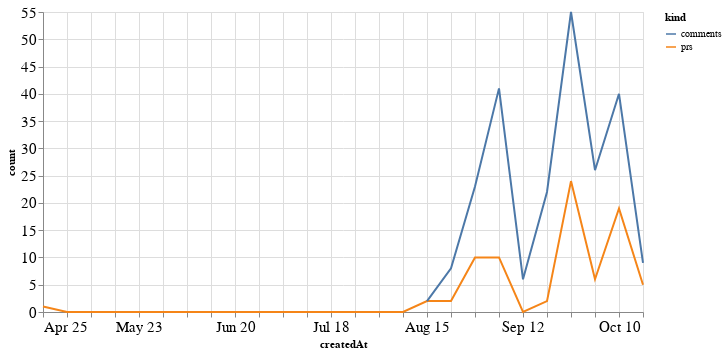

Notebook code for this chart:
### Code cell
alt.Chart(total_time, width=600).mark_line().encode(
    x='createdAt',
    y='count',
    color='kind'
)

### Figure 1 — Vega-Lite specification as saved in the notebook (floating-point values rounded to 4 significant figures)
{"config": {"axisLeft": {"labelFontSize": 15}, "axisBottom": {"labelFontSize": 15}}, "data": {"name": "data-c8064ab954ff0dd577ae75180fab586a"}, "mark": "line", "encoding": {"color": {"type": "nominal", "field": "kind"}, "x": {"type": "temporal", "field": "createdAt"}, "y": {"type": "quantitative", "field": "count"}}, "width": 600, "$schema": "https://vega.github.io/schema/vega-lite/v4.8.1.json", "datasets": {"data-c8064ab954ff0dd577ae75180fab586a": [{"createdAt": "2021-04-25T00:00:00", "kind": "prs", "count": 1.0}, {"createdAt": "2021-05-02T00:00:00", "kind": "prs", "count": 0.0}, {"createdAt": "2021-05-09T00:00:00", "kind": "prs", "count": 0.0}, {"createdAt": "2021-05-16T00:00:00", "kind": "prs", "count": 0.0}, {"createdAt": "2021-05-23T00:00:00", "kind": "prs", "count": 0.0}, {"createdAt": "2021-05-30T00:00:00", "kind": "prs", "count": 0.0}, {"createdAt": "2021-06-06T00:00:00", "kind": "prs", "count": 0.0}, {"createdAt": "2021-06-13T00:00:00", "kind": "prs", "count": 0.0}, {"createdAt": "2021-06-20T00:00:00", "kind": "prs", "count": 0.0}, {"createdAt": "2021-06-27T00:00:00", "kind": "prs", "count": 0.0}, {"createdAt": "2021-07-04T00:00:00", "kind": "prs", "count": 0.0}, {"createdAt": "2021-07-11T00:00:00", "kind": "prs", "count": 0.0}, {"createdAt": "2021-07-18T00:00:00", "kind": "prs", "count": 0.0}, {"createdAt": "2021-07-25T00:00:00", "kind": "prs", "count": 0.0}, {"createdAt": "2021-08-01T00:00:00", "kind": "prs", "count": 0.0}, {"createdAt": "2021-08-08T00:00:00", "kind": "prs", "count": 0.0}, {"createdAt": "2021-08-15T00:00:00", "kind": "prs", "count": 2.0}, {"createdAt": "2021-08-22T00:00:00", "kind": "prs", "count": 2.0}, {"createdAt": "2021-08-29T00:00:00", "kind": "prs", "count": 10.0}, {"createdAt": "2021-09-05T00:00:00", "kind": "prs", "count": 10.0}, {"createdAt": "2021-09-12T00:00:00", "kind": "prs", "count": 0.0}, {"createdAt": "2021-09-19T00:00:00", "kind": "prs", "count": 2.0}, {"createdAt": "2021-09-26T00:00:00", "kind": "prs", "count": 24.0}, {"createdAt": "2021-10-03T00:00:00", "kind": "prs", "count": 6.0}, {"createdAt": "2021-10-10T00:00:00", "kind": "prs", "count": 19.0}, {"createdAt": "2021-10-17T00:00:00", "kind": "prs", "count": 5.0}, {"createdAt": "2021-04-25T00:00:00", "kind": "comments", "count": null}, {"createdAt": "2021-05-02T00:00:00", "kind": "comments", "count": null}, {"createdAt": "2021-05-09T00:00:00", "kind": "comments", "count": null}, {"createdAt": "2021-05-16T00:00:00", "kind": "comments", "count": null}, {"createdAt": "2021-05-23T00:00:00", "kind": "comments", "count": null}, {"createdAt": "2021-05-30T00:00:00", "kind": "comments", "count": null}, {"createdAt": "2021-06-06T00:00:00", "kind": "comments", "count": null}, {"createdAt": "2021-06-13T00:00:00", "kind": "comments", "count": null}, {"createdAt": "2021-06-20T00:00:00", "kind": "comments", "count": null}, {"createdAt": "2021-06-27T00:00:00", "kind": "comments", "count": null}, {"createdAt": "2021-07-04T00:00:00", "kind": "comments", "count": null}, {"createdAt": "2021-07-11T00:00:00", "kind": "comments", "count": null}, {"createdAt": "2021-07-18T00:00:00", "kind": "comments", "count": null}, {"createdAt": "2021-07-25T00:00:00", "kind": "comments", "count": null}, {"createdAt": "2021-08-01T00:00:00", "kind": "comments", "count": null}, {"createdAt": "2021-08-08T00:00:00", "kind": "comments", "count": null}, {"createdAt": "2021-08-15T00:00:00", "kind": "comments", "count": 2.0}, {"createdAt": "2021-08-22T00:00:00", "kind": "comments", "count": 8.0}, {"createdAt": "2021-08-29T00:00:00", "kind": "comments", "count": 23.0}, {"createdAt": "2021-09-05T00:00:00", "kind": "comments", "count": 41.0}, {"createdAt": "2021-09-12T00:00:00", "kind": "comments", "count": 6.0}, {"createdAt": "2021-09-19T00:00:00", "kind": "comments", "count": 22.0}, {"createdAt": "2021-09-26T00:00:00", "kind": "comments", "count": 55.0}, {"createdAt": "2021-10-03T00:00:00", "kind": "comments", "count": 26.0}, {"createdAt": "2021-10-10T00:00:00", "kind": "comments", "count": 40.0}, {"createdAt": "2021-10-17T00:00:00", "kind": "comments", "count": 9.0}]}}
